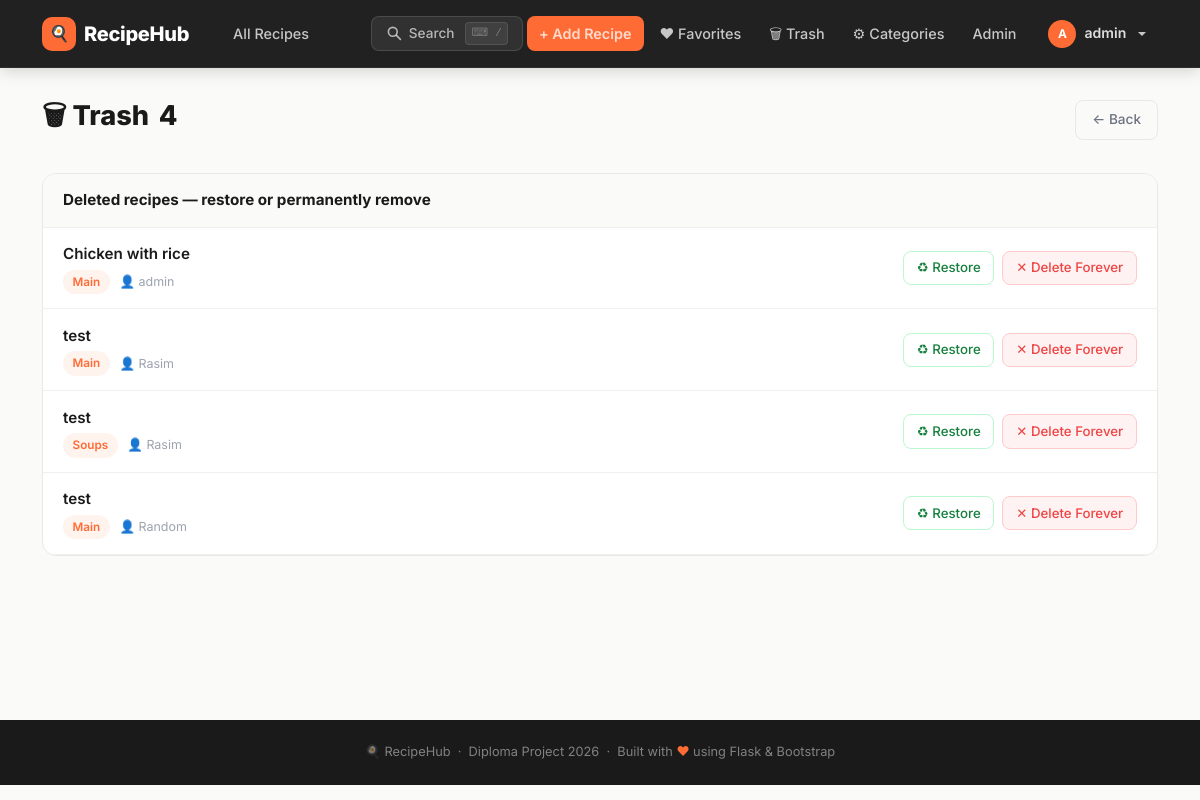
The page /trash (signed in) on the database its author committed.
### entities/user.py (models this page shows, shortened)
class User(UserMixin, db.Model):
    __tablename__ = 'users'
    id            = db.Column(db.Integer, primary_key=True)
    username      = db.Column(db.String(100), unique=True, nullable=False)
    email         = db.Column(db.String(255), unique=True, nullable=False, index=True)
    password_hash = db.Column(db.String(255), nullable=False)
    role          = db.Column(db.String(20), default='user')  # 'user' | 'admin'
    bio           = db.Column(db.Text, nullable=True)
    avatar_path   = db.Column(db.String(512), nullable=True)
    is_active     = db.Column(db.Boolean, default=True, nullable=False)
    created_at    = db.Column(db.DateTime, default=datetime.utcnow)
    updated_at    = db.Column(db.DateTime, default=datetime.utcnow, onupdate=datetime.utcnow)
    recipes  = db.relationship('Recipe', backref='author', lazy='dynamic',
                               foreign_keys='Recipe.author_id')
    favorites = db.relationship('Favorite', backref='user', lazy='dynamic')
    ratings   = db.relationship('Rating',   backref='user', lazy='dynamic')
    comments  = db.relationship('Comment',  backref='user', lazy='dynamic')
    def is_admin(self):
        return self.role == 'admin'

### entities/recipe.py (models this page shows, shortened)
class Recipe(db.Model):
    __tablename__ = 'recipes'
    id          = db.Column(db.Integer, primary_key=True)
    title       = db.Column(db.String(255), nullable=False)
    description = db.Column(db.String(500), nullable=True)   # short summary
    ingredients  = db.Column(db.Text, nullable=False)
    instructions = db.Column(db.Text, nullable=False)
    prep_time  = db.Column(db.Integer,     nullable=True)   # minutes
    cook_time  = db.Column(db.Integer,     nullable=True)   # minutes
    servings   = db.Column(db.Integer,     nullable=True)
    difficulty = db.Column(db.String(20),  nullable=True)   # 'easy' | 'medium' | 'hard'
    image_path  = db.Column(db.String(512), nullable=True)
    author_id   = db.Column(db.Integer, db.ForeignKey('users.id'),      nullable=True)
    category_id = db.Column(db.Integer, db.ForeignKey('categories.id'), nullable=True)
    is_published = db.Column(db.Boolean, default=True,  nullable=False)
    is_deleted   = db.Column(db.Boolean, default=False, nullable=False, index=True)
    deleted_at   = db.Column(db.DateTime, nullable=True)
    view_count   = db.Column(db.Integer,  default=0,    nullable=False)
    created_at = db.Column(db.DateTime, default=datetime.utcnow)
    updated_at = db.Column(db.DateTime, default=datetime.utcnow, onupdate=datetime.utcnow)
    steps              = db.relationship('RecipeStep',       backref='recipe', lazy='dynamic',
                                         order_by='RecipeStep.step_number',
                                         cascade='all, delete-orphan')
    recipe_ingredients = db.relationship('RecipeIngredient', backref='recipe', lazy='dynamic',
                                         cascade='all, delete-orphan')
    tags               = db.relationship('Tag', secondary=recipe_tags,
                                         backref='recipes', lazy='subquery')
    favorites          = db.relationship('Favorite', backref='recipe', lazy='dynamic',
                                         cascade='all, delete-orphan')
    ratings            = db.relationship('Rating',   backref='recipe', lazy='dynamic',
                                         cascade='all, delete-orphan')
    comments           = db.relationship('Comment',  backref='recipe', lazy='dynamic',
                                         cascade='all, delete-orphan')

### entities/category.py (models this page shows, shortened)
class Category(db.Model):
    __tablename__ = 'categories'
    id          = db.Column(db.Integer, primary_key=True)
    name        = db.Column(db.String(120), unique=True, nullable=False)
    slug        = db.Column(db.String(140), unique=True, nullable=False)
    description = db.Column(db.String(255), nullable=True)
    image_path  = db.Column(db.String(512), nullable=True)
    created_at  = db.Column(db.DateTime, default=datetime.utcnow)
    recipes = db.relationship('Recipe', backref='category', lazy='dynamic')

### app.py (the view)
@app.route('/trash')
@login_required
def trash():
    if current_user.is_admin():
        items = Recipe.query.filter_by(is_deleted=True).all()
    else:
        items = Recipe.query.filter_by(is_deleted=True, author_id=current_user.id).all()
    return render_template('trash.html', recipes=items)

### templates/trash.html (shortened to what this page needs)
{% extends "base.html" %}
{% block content %}
<div class="page-header">
  <h1 class="page-header-title">
    🗑 Trash
    <span class="count-badge">{{ recipes|length }}</span>
  </h1>
  <a href="{{ url_for('index') }}" class="btn-ghost" style="font-size:.85rem;">← Back</a>
</div>
{% if recipes %}
  <div class="content-block">
    <div class="content-block-header">
      Deleted recipes — restore or permanently remove
    </div>
    <div class="content-block-body" style="padding:0;">
      {% for r in recipes %}
      <div style="display:flex;align-items:center;justify-content:space-between;
                  padding:.9rem 1.25rem;gap:1rem;flex-wrap:wrap;
                  border-bottom:1px solid var(--border-light);">
        <div style="min-width:0;">
          <div style="font-weight:600;font-size:.95rem;color:var(--text);">{{ r.title }}</div>
          <div style="display:flex;gap:.6rem;flex-wrap:wrap;margin-top:.2rem;align-items:center;">
            {% if r.category %}
              <span class="cat-badge">{{ r.category.name }}</span>
            {% endif %}
            <span style="font-size:.78rem;color:var(--text-light);">
              {% if r.author %}👤 {{ r.author.username }}{% endif %}
            </span>
          </div>
        </div>
        <div style="display:flex;gap:.5rem;flex-shrink:0;">
          <form method="post" action="{{ url_for('trash_restore', recipe_id=r.id) }}"
                style="display:contents">
            <button class="btn-ghost" style="font-size:.83rem;padding:.35rem .8rem;
                           color:#15803D;border-color:#BBF7D0;">
              ♻ Restore
            </button>
          </form>
          {% if current_user.is_admin() %}
          <form method="post" action="{{ url_for('trash_permanent', recipe_id=r.id) }}"
                style="display:contents">
            <button class="btn-danger-soft" style="font-size:.83rem;padding:.35rem .8rem;"
                    onclick="return confirm('Permanently delete "{{ r.title }}"? This cannot be undone!')">
              ✕ Delete Forever
            </button>
          </form>
          {% endif %}
        </div>
      </div>
      {% endfor %}
    </div>
  </div>
{% else %}
  <div class="empty-state">
    <div class="empty-state-icon">🗑</div>
    <h5>Trash is empty</h5>
    <p>Deleted recipes will appear here.</p>
  </div>
{% endif %}
{% endblock %}

### templates/base.html (shortened to what this page needs)
<!doctype html>
<html lang="en">
<head>
  <link href="https://cdn.jsdelivr.net/npm/bootstrap@5.3.0/dist/css/bootstrap.min.css" rel="stylesheet">
  <link rel="stylesheet" href="{{ url_for('static', filename='css/main.css') }}">
</head>
<body>
<nav class="navbar navbar-expand-lg">
  <div class="container">
    <a class="navbar-brand" href="{{ url_for('index') }}">
      <span class="brand-icon">🍳</span>
      RecipeHub
    </a>
    <div class="collapse navbar-collapse" id="navMenu">
      <ul class="navbar-nav me-auto ms-3">
        <li class="nav-item">
          <a class="nav-link" href="{{ url_for('all_recipes') }}">All Recipes</a>
        </li>
      </ul>
      <ul class="navbar-nav ms-auto align-items-center gap-1">
        <li class="nav-item">
          <button class="nav-search-btn" id="navSearchTrigger" title="Search (/)">
            <svg width="16" height="16" viewBox="0 0 20 20" fill="none"
                 stroke="currentColor" stroke-width="2" stroke-linecap="round">
              <circle cx="8.5" cy="8.5" r="5.5"/>
              <line x1="13" y1="13" x2="18" y2="18"/>
            </svg>
            Search
            <span class="nav-search-hint">⌨ /</span>
          </button>
        </li>
        {% if current_user.is_authenticated %}
          <li class="nav-item">
            <a class="nav-link nav-add-btn" href="{{ url_for('add_recipe') }}">+ Add Recipe</a>
          </li>
          <li class="nav-item">
            <a class="nav-link" href="{{ url_for('favorites') }}">♥ Favorites</a>
          </li>
          <li class="nav-item">
            <a class="nav-link" href="{{ url_for('trash') }}">🗑 Trash</a>
          </li>
          {% if current_user.is_admin() %}
            <li class="nav-item">
              <a class="nav-link" href="{{ url_for('categories') }}">⚙ Categories</a>
            </li>
            <li class="nav-item">
              <a class="nav-link" href="{{ url_for('admin_panel') }}">Admin</a>
            </li>
          {% endif %}
          <li class="nav-item dropdown ms-1">
            <a class="nav-link dropdown-toggle d-flex align-items-center gap-2"
               href="#" data-bs-toggle="dropdown">
              {% if current_user.avatar_path %}
                <img src="/{{ current_user.avatar_path }}" class="nav-avatar" alt="">
              {% else %}
                <span class="nav-avatar-placeholder">{{ current_user.username[0].upper() }}</span>
              {% endif %}
              <span style="font-size:.88rem;font-weight:600;color:rgba(255,255,255,.85)">
                {{ current_user.username }}
              </span>
            </a>
          </li>
        {% endif %}
      </ul>
    </div>
  </div>
</nav>
<main class="main-content">
  <div class="container">
    <div class="page-enter">
      {% block content %}{% endblock %}
    </div>
  </div>
</main>
<footer class="site-footer">
  🍳 RecipeHub &nbsp;·&nbsp; Diploma Project 2026 &nbsp;·&nbsp;
  Built with <span style="color:var(--accent)">♥</span> using Flask &amp; Bootstrap
</footer>
</body>
</html>

### rows shown on the page
User: username "A", username "admin"
Recipe: title "Chicken with rice", category.name "Main", author.username "admin"
Recipe: title "test", category.name "Main", author.username "Rasim"
Recipe: title "test", category.name "Soups", author.username "Rasim"
Recipe: title "test", category.name "Main", author.username "Random"

### other values the page prints
{{ recipes|length }} "4"
